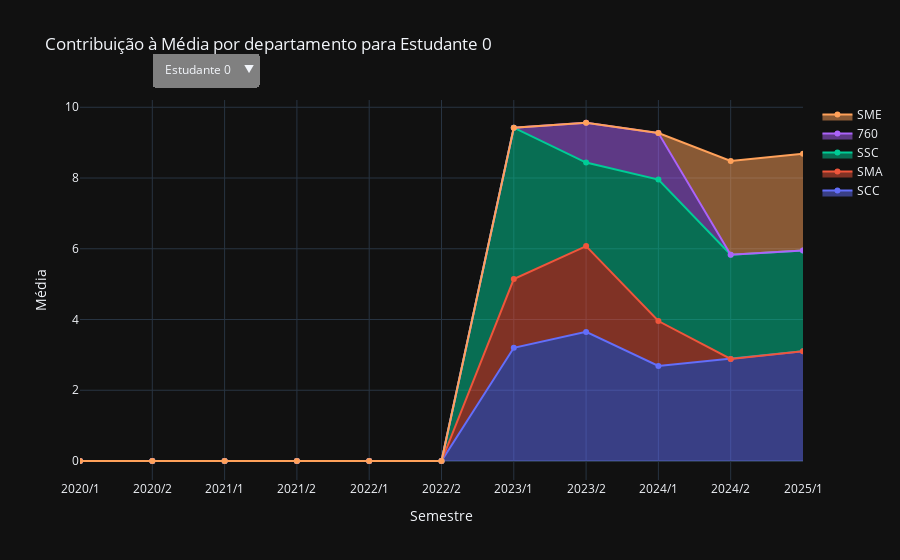

The cell this chart's notebook holds for it:
### Code cell
import plotly.graph_objects as go

fig = go.Figure()


all_student_data = []
trace_count_per_student = []

for student in students.index:
    semesters = []  # Stores the semesters labels
    averages = []  # Stores the array of contributions to average
    student_df = joined_df[joined_df["student_id"] == student]

    for semester in sorted(joined_df["Ano/Semestre"].unique()):
        student_sem_df = student_df[student_df["Ano/Semestre"] == semester]
        semesters.append(semester)
        if student_sem_df.empty:
            averages.append(None)
            continue
        sem_avgs = {}
        semester_total = 0
        for depto in student_df["depto"].unique():
            student_sem_depto_notas = student_sem_df[student_sem_df["depto"] == depto]["NOTA"]
            avg = student_sem_depto_notas.mean()
            count = student_sem_depto_notas.count()
            avg = avg if count != 0 else 0
            sem_avgs[depto] = (avg, count)
            semester_total += count
        sem_avgs["total"] = semester_total
        averages.append(sem_avgs)

    # Students plot
    student_traces = []
    total_y = np.array([0] * len(averages), dtype=np.float64)
    for depto in student_df["depto"].unique():
        y = list(map(lambda x: x[depto][0] * x[depto][1] / x["total"] if x is not None else 0, averages))
        total_y += np.array(y)

        trace = go.Scatter(
            x=semesters,
            y=y,
            mode="lines+markers",
            stackgroup="depto",
            name=depto,
            visible=(student == students.index[0])  # Only first visible
        )
        fig.add_trace(trace)
        student_traces.append(trace)
    fig.add_trace(go.Scatter(
        x=semesters,
        y=total_y,
        mode="lines",
        name="Média do semestre",
        line=dict(width=0),
        showlegend=False,
        hovertemplate="<b>Média total: %{y:.2f}</b><extra></extra>",
        visible=(student == students.index[0])
    ))

    trace_count_per_student.append(len(student_df["depto"].unique())+1)

# Create dropdown buttons
buttons = []
for i, student in enumerate(students.index):
    # Calculate which traces belong to this student
    start_idx = sum(trace_count_per_student[:i])
    end_idx = start_idx + trace_count_per_student[i]

    # Create visibility list
    visible = [False] * len(fig.data)
    for j in range(start_idx, end_idx):
        visible[j] = True

    buttons.append(
        dict(
            label=f"Estudante {student}",
            method="update",
            args=[{"visible": visible},
                  {"title": f"Contribuição à Média por departamento para Estudante {student}"}]
        )
    )

# Add dropdown menu to layout
fig.update_layout(
    updatemenus=[
        dict(
            buttons=buttons,
            direction="down",
            pad={"r": 10, "t": 10},
            showactive=False,
            x=0.1,
            xanchor="left",
            y=1.15,
            yanchor="top",
            bgcolor="gray",
            bordercolor="gray",
            borderwidth=1
        )
    ],
    title=f"Contribuição à Média por departamento para Estudante {students.index[0]}",
    xaxis_title="Semestre",
    yaxis_title="Média",
    hovermode='x unified'
)

fig.show()

### Figure 1 — Plotly figure (JSON) as saved in the notebook; plotly's stock layout.template omitted (floating-point values rounded to 4 significant figures)
{"data": [{"mode": "lines+markers", "name": "SCC", "stackgroup": "depto", "visible": true, "x": ["2020/1", "2020/2", "2021/1", "2021/2", "2022/1", "2022/2", "2023/1", "2023/2", "2024/1", "2024/2", "2025/1"], "y": [0, 0, 0, 0, 0, 0, 3.2, 3.65, 2.686, 2.883, 3.1], "type": "scatter"}, {"mode": "lines+markers", "name": "SMA", "stackgroup": "depto", "visible": true, "x": ["2020/1", "2020/2", "2021/1", "2021/2", "2022/1", "2022/2", "2023/1", "2023/2", "2024/1", "2024/2", "2025/1"], "y": [0, 0, 0, 0, 0, 0, 1.944, 2.425, 1.271, 0.0, 0.0], "type": "scatter"}, {"mode": "lines+markers", "name": "SSC", "stackgroup": "depto", "visible": true, "x": ["2020/1", "2020/2", "2021/1", "2021/2", "2022/1", "2022/2", "2023/1", "2023/2", "2024/1", "2024/2", "2025/1"], "y": [0, 0, 0, 0, 0, 0, 4.278, 2.362, 4.0, 2.95, 2.85], "type": "scatter"}, {"mode": "lines+markers", "name": "760", "stackgroup": "depto", "visible": true, "x": ["2020/1", "2020/2", "2021/1", "2021/2", "2022/1", "2022/2", "2023/1", "2023/2", "2024/1", "2024/2", "2025/1"], "y": [0, 0, 0, 0, 0, 0, 0.0, 1.125, 1.314, 0.0, 0.0], "type": "scatter"}, {"mode": "lines+markers", "name": "SME", "stackgroup": "depto", "visible": true, "x": ["2020/1", "2020/2", "2021/1", "2021/2", "2022/1", "2022/2", "2023/1", "2023/2", "2024/1", "2024/2", "2025/1"], "y": [0, 0, 0, 0, 0, 0, 0.0, 0.0, 0.0, 2.65, 2.733], "type": "scatter"}, {"hovertemplate": "<b>Média total: %{y:.2f}</b><extra></extra>", "line": {"width": 0}, "mode": "lines", "name": "Média do semestre", "showlegend": false, "visible": true, "x": ["2020/1", "2020/2", "2021/1", "2021/2", "2022/1", "2022/2", "2023/1", "2023/2", "2024/1", "2024/2", "2025/1"], "y": [0.0, 0.0, 0.0, 0.0, 0.0, 0.0, 9.422, 9.562, 9.271, 8.483, 8.683], "type": "scatter"}, {"mode": "lines+markers", "name": "SCC", "stackgroup": "depto", "visible": false, "x": ["2020/1", "2020/2", "2021/1", "2021/2", "2022/1", "2022/2", "2023/1", "2023/2", "2024/1", "2024/2", "2025/1"], "y": [0, 0, 0, 0, 0, 0, 3.244, 3.55, 2.729, 2.8, 3.2], "type": "scatter"}, {"mode": "lines+markers", "name": "SMA", "stackgroup": "depto", "visible": false, "x": ["2020/1", "2020/2", "2021/1", "2021/2", "2022/1", "2022/2", "2023/1", "2023/2", "2024/1", "2024/2", "2025/1"], "y": [0, 0, 0, 0, 0, 0, 1.922, 1.9, 0.9571, 0.0, 0.0], "type": "scatter"}, {"mode": "lines+markers", "name": "SSC", "stackgroup": "depto", "visible": false, "x": ["2020/1", "2020/2", "2021/1", "2021/2", "2022/1", "2022/2", "2023/1", "2023/2", "2024/1", "2024/2", "2025/1"], "y": [0, 0, 0, 0, 0, 0, 4.022, 2.075, 3.929, 4.0, 2.933], "type": "scatter"}, {"mode": "lines+markers", "name": "760", "stackgroup": "depto", "visible": false, "x": ["2020/1", "2020/2", "2021/1", "2021/2", "2022/1", "2022/2", "2023/1", "2023/2", "2024/1", "2024/2", "2025/1"], "y": [0, 0, 0, 0, 0, 0, 0.0, 1.113, 1.229, 0.0, 0.0], "type": "scatter"}, {"mode": "lines+markers", "name": "SME", "stackgroup": "depto", "visible": false, "x": ["2020/1", "2020/2", "2021/1", "2021/2", "2022/1", "2022/2", "2023/1", "2023/2", "2024/1", "2024/2", "2025/1"], "y": [0, 0, 0, 0, 0, 0, 0.0, 0.0, 0.0, 2.214, 2.917], "type": "scatter"}, {"hovertemplate": "<b>Média total: %{y:.2f}</b><extra></extra>", "line": {"width": 0}, "mode": "lines", "name": "Média do semestre", "showlegend": false, "visible": false, "x": ["2020/1", "2020/2", "2021/1", "2021/2", "2022/1", "2022/2", "2023/1", "2023/2", "2024/1", "2024/2", "2025/1"], "y": [0.0, 0.0, 0.0, 0.0, 0.0, 0.0, 9.189, 8.638, 8.843, 9.014, 9.05], "type": "scatter"}, {"mode": "lines+markers", "name": "SCC", "stackgroup": "depto", "visible": false, "x": ["2020/1", "2020/2", "2021/1", "2021/2", "2022/1", "2022/2", "2023/1", "2023/2", "2024/1", "2024/2", "2025/1"], "y": [3.322, 2.833, 3.0, 1.725, 2.16, 4.233, 3.525, 1.471, 1.283, 4.433, 2.083], "type": "scatter"}, {"mode": "lines+markers", "name": "SMA", "stackgroup": "depto", "visible": false, "x": ["2020/1", "2020/2", "2021/1", "2021/2", "2022/1", "2022/2", "2023/1", "2023/2", "2024/1", "2024/2", "2025/1"], "y": [1.622, 1.85, 0.75, 0.0, 0.0, 0.55, 0.0, 0.8429, 0.5, 0.0, 1.4], "type": "scatter"}, {"mode": "lines+markers", "name": "SSC", "stackgroup": "depto", "visible": false, "x": ["2020/1", "2020/2", "2021/1", "2021/2", "2022/1", "2022/2", "2023/1", "2023/2", "2024/1", "2024/2", "2025/1"], "y": [4.333, 3.25, 4.567, 4.2, 3.3, 1.45, 3.675, 4.014, 0.0, 0.8333, 1.517], "type": "scatter"}, {"mode": "lines+markers", "name": "SME", "stackgroup": "depto", "visible": false, "x": ["2020/1", "2020/2", "2021/1", "2021/2", "2022/1", "2022/2", "2023/1", "2023/2", "2024/1", "2024/2", "2025/1"], "y": [0.0, 0.0, 0.0, 2.125, 1.46, 0.7333, 0.0, 0.0, 0.85, 2.717, 0.0], "type": "scatter"}, {"mode": "lines+markers", "name": "760", "stackgroup": "depto", "visible": false, "x": ["2020/1", "2020/2", "2021/1", "2021/2", "2022/1", "2022/2", "2023/1", "2023/2", "2024/1", "2024/2", "2025/1"], "y": [0.0, 0.0, 0.0, 0.0, 0.0, 0.0, 0.0, 0.8286, 1.067, 0.0, 0.0], "type": "scatter"}, {"hovertemplate": "<b>Média total: %{y:.2f}</b><extra></extra>", "line": {"width": 0}, "mode": "lines", "name": "Média do semestre", "showlegend": false, "visible": false, "x": ["2020/1", "2020/2", "2021/1", "2021/2", "2022/1", "2022/2", "2023/1", "2023/2", "2024/1", "2024/2", "2025/1"], "y": [9.278, 7.933, 8.317, 8.05, 6.92, 6.967, 7.2, 7.157, 3.7, 7.983, 5.0], "type": "scatter"}, {"mode": "lines+markers", "name": "SCC", "stackgroup": "depto", "visible": false, "x": ["2020/1", "2020/2", "2021/1", "2021/2", "2022/1", "2022/2", "2023/1", "2023/2", "2024/1", "2024/2", "2025/1"], "y": [0, 0, 0, 0, 0, 0, 3.1, 3.413, 2.643, 2.062, 3.914], "type": "scatter"}, {"mode": "lines+markers", "name": "SMA", "stackgroup": "depto", "visible": false, "x": ["2020/1", "2020/2", "2021/1", "2021/2", "2022/1", "2022/2", "2023/1", "2023/2", "2024/1", "2024/2", "2025/1"], "y": [0, 0, 0, 0, 0, 0, 1.822, 1.975, 0.8571, 0.0, 0.0], "type": "scatter"}, {"mode": "lines+markers", "name": "SSC", "stackgroup": "depto", "visible": false, "x": ["2020/1", "2020/2", "2021/1", "2021/2", "2022/1", "2022/2", "2023/1", "2023/2", "2024/1", "2024/2", "2025/1"], "y": [0, 0, 0, 0, 0, 0, 4.256, 2.025, 3.986, 4.625, 2.457], "type": "scatter"}, {"mode": "lines+markers", "name": "760", "stackgroup": "depto", "visible": false, "x": ["2020/1", "2020/2", "2021/1", "2021/2", "2022/1", "2022/2", "2023/1", "2023/2", "2024/1", "2024/2", "2025/1"], "y": [0, 0, 0, 0, 0, 0, 0.0, 0.7875, 1.043, 0.0, 0.0], "type": "scatter"}, {"mode": "lines+markers", "name": "SME", "stackgroup": "depto", "visible": false, "x": ["2020/1", "2020/2", "2021/1", "2021/2", "2022/1", "2022/2", "2023/1", "2023/2", "2024/1", "2024/2", "2025/1"], "y": [0, 0, 0, 0, 0, 0, 0.0, 0.0, 0.0, 1.962, 2.171], "type": "scatter"}, {"hovertemplate": "<b>Média total: %{y:.2f}</b><extra></extra>", "line": {"width": 0}, "mode": "lines", "name": "Média do semestre", "showlegend": false, "visible": false, "x": ["2020/1", "2020/2", "2021/1", "2021/2", "2022/1", "2022/2", "2023/1", "2023/2", "2024/1", "2024/2", "2025/1"], "y": [0.0, 0.0, 0.0, 0.0, 0.0, 0.0, 9.178, 8.2, 8.529, 8.65, 8.543], "type": "scatter"}, {"mode": "lines+markers", "name": "SCC", "stackgroup": "depto", "visible": false, "x": ["2020/1", "2020/2", "2021/1", "2021/2", "2022/1", "2022/2", "2023/1", "2023/2", "2024/1", "2024/2", "2025/1"], "y": [0, 0, 0, 0, 0, 0, 2.811, 3.55, 2.225, 2.54, 3.338], "type": "scatter"}, {"mode": "lines+markers", "name": "SMA", "stackgroup": "depto", "visible": false, "x": ["2020/1", "2020/2", "2021/1", "2021/2", "2022/1", "2022/2", "2023/1", "2023/2", "2024/1", "2024/2", "2025/1"], "y": [0, 0, 0, 0, 0, 0, 1.978, 2.013, 0.9375, 0.8, 0.0], "type": "scatter"}, {"mode": "lines+markers", "name": "SSC", "stackgroup": "depto", "visible": false, "x": ["2020/1", "2020/2", "2021/1", "2021/2", "2022/1", "2022/2", "2023/1", "2023/2", "2024/1", "2024/2", "2025/1"], "y": [0, 0, 0, 0, 0, 0, 4.056, 2.388, 4.638, 3.52, 2.013], "type": "scatter"}, {"mode": "lines+markers", "name": "760", "stackgroup": "depto", "visible": false, "x": ["2020/1", "2020/2", "2021/1", "2021/2", "2022/1", "2022/2", "2023/1", "2023/2", "2024/1", "2024/2", "2025/1"], "y": [0, 0, 0, 0, 0, 0, 0.0, 0.9875, 0.95, 0.0, 0.0], "type": "scatter"}, {"mode": "lines+markers", "name": "SME", "stackgroup": "depto", "visible": false, "x": ["2020/1", "2020/2", "2021/1", "2021/2", "2022/1", "2022/2", "2023/1", "2023/2", "2024/1", "2024/2", "2025/1"], "y": [0, 0, 0, 0, 0, 0, 0.0, 0.0, 0.0, 1.86, 3.5], "type": "scatter"}, {"hovertemplate": "<b>Média total: %{y:.2f}</b><extra></extra>", "line": {"width": 0}, "mode": "lines", "name": "Média do semestre", "showlegend": false, "visible": false, "x": ["2020/1", "2020/2", "2021/1", "2021/2", "2022/1", "2022/2", "2023/1", "2023/2", "2024/1", "2024/2", "2025/1"], "y": [0.0, 0.0, 0.0, 0.0, 0.0, 0.0, 8.844, 8.938, 8.75, 8.72, 8.85], "type": "scatter"}], "layout": {"updatemenus": [{"bgcolor": "gray", "bordercolor": "gray", "borderwidth": 1, "buttons": [{"args": [{"visible": [true, true, true, true, true, true, false, false, false, false, false, false, false, false, false, false, false, false, false, false, false, false, false, false, false, false, false, false, false, false]}, {"title": "Contribuição à Média por departamento para Estudante 0"}], "label": "Estudante 0", "method": "update"}, {"args": [{"visible": [false, false, false, false, false, false, true, true, true, true, true, true, false, false, false, false, false, false, false, false, false, false, false, false, false, false, false, false, false, false]}, {"title": "Contribuição à Média por departamento para Estudante 1"}], "label": "Estudante 1", "method": "update"}, {"args": [{"visible": [false, false, false, false, false, false, false, false, false, false, false, false, true, true, true, true, true, true, false, false, false, false, false, false, false, false, false, false, false, false]}, {"title": "Contribuição à Média por departamento para Estudante 2"}], "label": "Estudante 2", "method": "update"}, {"args": [{"visible": [false, false, false, false, false, false, false, false, false, false, false, false, false, false, false, false, false, false, true, true, true, true, true, true, false, false, false, false, false, false]}, {"title": "Contribuição à Média por departamento para Estudante 3"}], "label": "Estudante 3", "method": "update"}, {"args": [{"visible": [false, false, false, false, false, false, false, false, false, false, false, false, false, false, false, false, false, false, false, false, false, false, false, false, true, true, true, true, true, true]}, {"title": "Contribuição à Média por departamento para Estudante 4"}], "label": "Estudante 4", "method": "update"}], "direction": "down", "pad": {"r": 10, "t": 10}, "showactive": false, "x": 0.1, "xanchor": "left", "y": 1.15, "yanchor": "top"}], "title": {"text": "Contribuição à Média por departamento para Estudante 0"}, "xaxis": {"title": {"text": "Semestre"}}, "yaxis": {"title": {"text": "Média"}}, "hovermode": "x unified"}}
